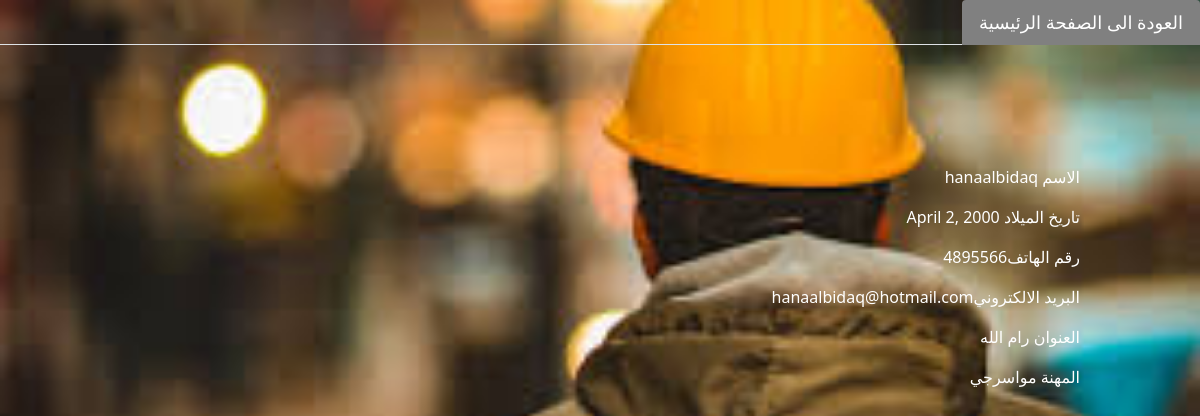
The app's page /show/3 with its own data.
### login/models.py (models this page shows, shortened)
class Worker(models.Model):
    first_name=models.CharField(max_length=45)
    last_name=models.CharField(max_length=45)
    email=models.EmailField(max_length=45)
    password=models.CharField(max_length=10)
    birthdate=BirthdayField()
    created_at = models.DateTimeField(auto_now_add=True)
    updated_at = models.DateTimeField(auto_now=True)
    objects1 = BirthdayManager()
    objects = WorkManager()

### work/models.py (models this page shows, shortened)
class Skill(models.Model):
    address=models.CharField(max_length=100)
    phone=models.IntegerField(default=0)
    mobile1=models.IntegerField(default=0)
    mobile2=models.IntegerField(default=0)
    nickname=models.CharField(max_length=45, null = True, blank = True, default = "nickname")
    facebook=models.CharField(max_length=45)
    whatsapp=models.CharField(max_length=45)
    worker=models.ForeignKey(Worker,related_name="skills",on_delete=models.CASCADE)
    categoty=models.ForeignKey(Skill_cat,related_name="cats",on_delete=models.CASCADE)
    community=models.ForeignKey(Community,related_name="communities",on_delete=models.CASCADE)
    city=models.ForeignKey(City,related_name="cities",on_delete=models.CASCADE)
    education=models.ForeignKey(Education,related_name="educations",on_delete=models.CASCADE)
    created_at = models.DateTimeField(auto_now_add=True)
    updated_at = models.DateTimeField(auto_now=True)
    objects = SkillManager()

class Skill_cat(models.Model):
    categoty=models.CharField(max_length=45)
    created_at = models.DateTimeField(auto_now_add=True)
    updated_at = models.DateTimeField(auto_now=True)
    def __str__(self):
        return f"{self.categoty}"

### work/views.py (the view)
# urls.py: path('show/<int:worker_id>',views.show_worker),
def show_worker(request,worker_id):
    skill=models.get_skill(worker_id)
    worker=models.get_worker(worker_id)
    context={
        'skills':skill,
        'this_worker':worker,
    }
    return render(request,"view.html",context)

### work/models.py (called while the page is built)
def get_worker(info):
    return Worker.objects.get(id=info)

def get_skill(info):
    return Skill.objects.get(id=info)

### work/templates/view.html (shortened to what this page needs)
<!DOCTYPE html>
<html lang="ar" dir="rtl">
<head>
    {% load static %}
    <link rel="stylesheet" href="{% static 'css/style.css' %}">
    <link rel="stylesheet" href="https://cdn.jsdelivr.net/npm/bootstrap@5.1.3/dist/css/bootstrap.rtl.min.css">
</head>
<body class="page3">
    <nav>
        <div class="nav nav-tabs" id="nav-tab" role="tablist">
          <form action="/dashbord" method="post">
          <button class="nav-link" id="nav-home-tab" data-bs-toggle="tab" data-bs-target="#nav-contact" type="submit" role="tab" aria-controls="nav-contact"> العودة الى الصفحة الرئيسية</button>
          </form>
        </div>
      </nav>
    <main class="view">
 <p>الاسم {{this_worker.first_name}}{{this_worker.last_name}} </p>
 <p>تاريخ الميلاد {{this_worker.birthdate}}</p>
 <p>رقم الهاتف{{skills.mobile1}}</p>
 <p> البريد الالكتروني{{this_worker.email}}</p>
 <p> العنوان {{skills.address}}</p>
 <p> المهنة {{skills.categoty}}</p>
</main>
</body>
</html>

### work/static/css/style.css (style rules this page uses)
main { width: 80%; height: 50%; margin: 5% auto; }
button { color: white; }
#nav-home-tab { background-color: gray; font-size: large; color: white; }
.page3 { background-image: url('../img/13.jpg'); background-position: center; background-repeat: no-repeat; background-size: cover; height: 100%; }
.view { color: white; margin: 10% auto; }

### records on screen
Worker: first_name "hana", last_name "albidaq", birthdate "April 2, 2000", email "hanaalbidaq@hotmail.com"
Skill: mobile1 "4895566", address "رام الله", categoty "مواسرجي"
